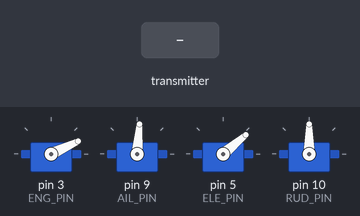
Bench run of a sketch on a simulated Arduino Uno, built with avr-gcc and run on an emulated ATmega328P. Parts: 4 × servo. The inputs (shaded band) are chosen by the test bench. No radio packets arrive unless stated.

Above: at 9.2 s.
9.3 s: the transmitter starts sending data.0 = 0
At 10.5 s:
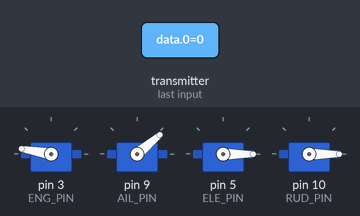
10.8 s: the transmitter starts sending data.1 = 512
At 11.9 s:
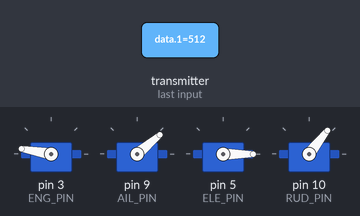
12.3 s: the transmitter starts sending data.2 = 512
At 13.0 s:
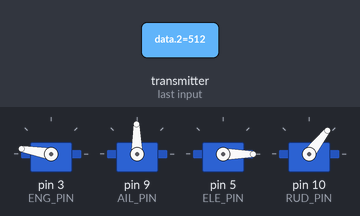
13.8 s: the transmitter starts sending data.3 = 512
At 14.2 s:
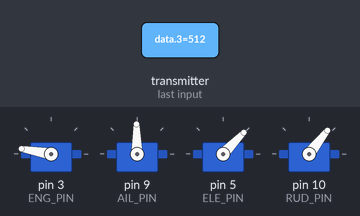
15.3 s: the transmitter starts sending data.0 = 256
At 16.5 s:
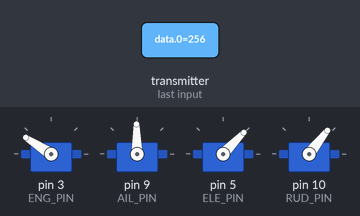
16.8 s: the transmitter starts sending data.1 = 0
At 17.7 s:
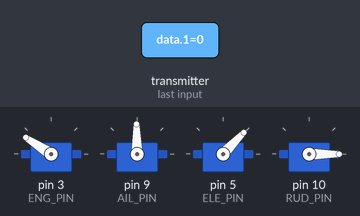
Timing chart, 0 to 19.3 s (numbered marks = the images above; inputs shaded):
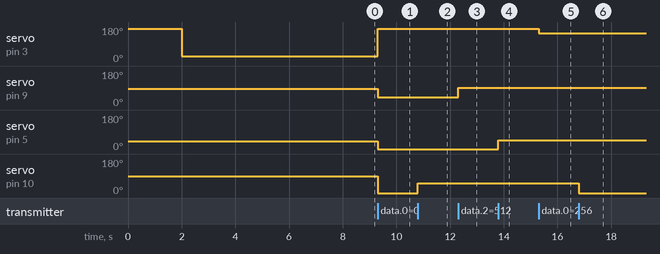

The sketch:

rx.ino
```cpp
#include <SPI.h>
#include "nRF24L01.h"
#include "RF24.h"
#include <Servo.h>

#define ENG_PIN 3
#define AIL_PIN 9
#define ELE_PIN 5
#define RUD_PIN 10

Servo engine;
Servo ailerons;
Servo elevator;
Servo rudder;

RF24 radio(4,7); //В папку Libraries нужно положить библиотеку с включенным SOFT_SPI
int data[4];

byte address[][6] = {"1Node","2Node","3Node","4Node","5Node","6Node"};  //возможные номера труб

void setup(){
  Serial.begin(9600); //открываем порт для связи с ПК
  radio.begin(); //активировать модуль
  radio.setAutoAck(1);         //режим подтверждения приёма, 1 вкл 0 выкл
  radio.setRetries(0,15);     //(время между попыткой достучаться, число попыток)
  radio.enableAckPayload();    //разрешить отсылку данных в ответ на входящий сигнал
  radio.setPayloadSize(32);     //размер пакета, в байтах

  radio.openReadingPipe(1,address[0]);      //хотим слушать трубу 0
  radio.setChannel(0x60);  //выбираем канал (в котором нет шумов!)

  radio.setPALevel (RF24_PA_MAX); //уровень мощности передатчика. На выбор RF24_PA_MIN, RF24_PA_LOW, RF24_PA_HIGH, RF24_PA_MAX
  radio.setDataRate (RF24_250KBPS); //скорость обмена. На выбор RF24_2MBPS, RF24_1MBPS, RF24_250KBPS
  //должна быть одинакова на приёмнике и передатчике!
  //при самой низкой скорости имеем самую высокую чувствительность и дальность!!

  radio.powerUp(); //начать работу
  radio.startListening();  //начинаем слушать эфир, мы приёмный модуль

  engine.attach(ENG_PIN);
  ailerons.attach(AIL_PIN);
  elevator.attach(ELE_PIN);
  rudder.attach(RUD_PIN);

  ailerons.write(85);
  elevator.write(40);
  engine.writeMicroseconds(2300);
  delay(2000);
  engine.writeMicroseconds(800);
  delay(6000);
}

void loop() {
    byte pipeNo;
    while( radio.available(&pipeNo)){    // слушаем эфир со всех труб
      radio.read( &data, sizeof(data) );         // чиатем входящий сигнал

      int eng_val = map(data[0], 880, 140, 800, 2300);
      eng_val = constrain(eng_val, 810, 2300);
      engine.writeMicroseconds(eng_val);

      int rud_val = map(data[1], 200, 800, 0, 100);
      rud_val = constrain(rud_val, 0, 100);
      rudder.write(rud_val);

      int ail_val = map(data[2], 200, 800, 50, 130);
      ail_val = constrain(ail_val, 40, 130);
      ailerons.write(ail_val);

      int ele_val = map(data[3], 200, 800, 0, 90);
      ele_val = constrain(ele_val, 0, 80);
      elevator.write(ele_val);

//      Serial.print("thrust: "); Serial.print(data[0]);
//      Serial.print("rudder: "); Serial.print(data[1]);
//      Serial.print("ail: "); Serial.print(data[2]);
//      Serial.print("rv: "); Serial.println(data[3]);
   }
}
```

Measured:
- after the input at 9.3 s, servo on pin 3 (ENG_PIN): 25° → 170° at once; servo on pin 9 (AIL_PIN): 85° → 40° at once; servo on pin 5 (ELE_PIN): 40° → 0° at once; servo on pin 10 (RUD_PIN): 90° → 0° at once
- after the input at 10.8 s, servo on pin 10 (RUD_PIN): 0° → 52° at once
- after the input at 12.3 s, servo on pin 9 (AIL_PIN): 40° → 91° at once
- after the input at 13.8 s, servo on pin 5 (ELE_PIN): 0° → 46° at once
- after the input at 15.3 s, servo on pin 3 (ENG_PIN): 170° → 147° at once
- after the input at 16.8 s, servo on pin 10 (RUD_PIN): 52° → 0° at once
